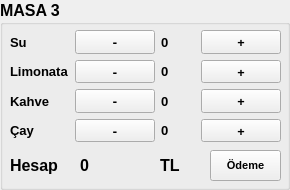
     <widget class="QGroupBox" name="groupBox_3">
      <property name="font">
       <font>
        <family>Leelawadee UI</family>
        <pointsize>12</pointsize>
        <weight>75</weight>
        <bold>true</bold>
       </font>
      </property>
      <property name="title">
       <string>MASA 3</string>
      </property>
      <widget class="QLabel" name="label_58">
       <property name="geometry">
        <rect>
         <x>10</x>
         <y>150</y>
         <width>81</width>
         <height>31</height>
        </rect>
       </property>
       <property name="text">
        <string>Hesap</string>
       </property>
      </widget>
      <widget class="QWidget" name="gridLayoutWidget_5">
       <property name="geometry">
        <rect>
         <x>10</x>
         <y>30</y>
         <width>271</width>
         <height>112</height>
        </rect>
       </property>
       <layout class="QGridLayout" name="gridLayout_6">
        <item row="1" column="3">
         <widget class="QPushButton" name="pushButton_37">
          <property name="font">
           <font>
            <family>Bauhaus 93</family>
            <pointsize>10</pointsize>
           </font>
          </property>
          <property name="text">
           <string>+</string>
          </property>
         </widget>
        </item>
        <item row="2" column="1">
         <widget class="QPushButton" name="pushButton_38">
          <property name="font">
           <font>
            <family>Bauhaus 93</family>
            <pointsize>10</pointsize>
           </font>
          </property>
          <property name="text">
           <string>-</string>
          </property>
         </widget>
        </item>
        <item row="1" column="1">
         <widget class="QPushButton" name="pushButton_39">
          <property name="font">
           <font>
            <family>Bauhaus 93</family>
            <pointsize>10</pointsize>
           </font>
          </property>
          <property name="text">
           <string>-</string>
          </property>
         </widget>
        </item>
        <item row="2" column="3">
         <widget class="QPushButton" name="pushButton_40">
          <property name="font">
           <font>
            <family>Bauhaus 93</family>
            <pointsize>10</pointsize>
           </font>
          </property>
          <property name="text">
           <string>+</string>
          </property>
         </widget>
        </item>
        <item row="3" column="3">
         <widget class="QPushButton" name="pushButton_41">
          <property name="font">
           <font>
            <family>Bauhaus 93</family>
            <pointsize>10</pointsize>
           </font>
          </property>
          <property name="text">
           <string>+</string>
          </property>
         </widget>
        </item>
        <item row="3" column="1">
         <widget class="QPushButton" name="pushButton_42">
          <property name="font">
           <font>
            <family>Bauhaus 93</family>
            <pointsize>10</pointsize>
           </font>
          </property>
          <property name="text">
           <string>-</string>
          </property>
         </widget>
        </item>
        <item row="3" column="0">
         <widget class="QLabel" name="label_49">
          <property name="font">
           <font>
            <pointsize>10</pointsize>
           </font>
          </property>
          <property name="text">
           <string>Çay</string>
          </property>
         </widget>
        </item>
        <item row="0" column="0">
         <widget class="QLabel" name="label_50">
          <property name="font">
           <font>
            <pointsize>10</pointsize>
           </font>
          </property>
          <property name="text">
           <string>Su</string>
          </property>
         </widget>
        </item>
        <item row="0" column="3">
         <widget class="QPushButton" name="pushButton_43">
          <property name="font">
           <font>
            <family>Bauhaus 93</family>
            <pointsize>10</pointsize>
           </font>
          </property>
          <property name="text">
           <string>+</string>
          </property>
         </widget>
        </item>
        <item row="0" column="1">
         <widget class="QPushButton" name="pushButton_44">
          <property name="font">
           <font>
            <family>Bauhaus 93</family>
            <pointsize>10</pointsize>
           </font>
          </property>
          <property name="text">
           <string>-</string>
          </property>
         </widget>
        </item>
        <item row="1" column="0">
         <widget class="QLabel" name="label_51">
          <property name="font">
           <font>
            <pointsize>10</pointsize>
           </font>
          </property>
          <property name="text">
           <string>Limonata</string>
          </property>
         </widget>
        </item>
        <item row="2" column="0">
         <widget class="QLabel" name="label_52">
          <property name="font">
           <font>
            <pointsize>10</pointsize>
           </font>
          </property>
          <property name="text">
           <string>Kahve</string>
          </property>
         </widget>
        </item>
        <item row="0" column="2">
         <widget class="QLabel" name="label_53">
          <property name="font">
           <font>
            <pointsize>10</pointsize>
           </font>
          </property>
          <property name="text">
           <string>0</string>
          </property>
         </widget>
        </item>
        <item row="1" column="2">
         <widget class="QLabel" name="label_54">
          <property name="font">
           <font>
            <pointsize>10</pointsize>
           </font>
          </property>
          <property name="text">
           <string>0</string>
          </property>
         </widget>
        </item>
        <item row="2" column="2">
         <widget class="QLabel" name="label_55">
          <property name="font">
           <font>
            <pointsize>10</pointsize>
           </font>
          </property>
          <property name="text">
           <string>0</string>
          </property>
         </widget>
        </item>
        <item row="3" column="2">
         <widget class="QLabel" name="label_56">
          <property name="font">
           <font>
            <pointsize>10</pointsize>
           </font>
          </property>
          <property name="text">
           <string>0</string>
          </property>
         </widget>
        </item>
       </layout>
      </widget>
      <widget class="QPushButton" name="pushButton_36">
       <property name="geometry">
        <rect>
         <x>210</x>
         <y>150</y>
         <width>71</width>
         <height>31</height>
        </rect>
       </property>
       <property name="font">
        <font>
         <pointsize>8</pointsize>
        </font>
       </property>
       <property name="text">
        <string>Ödeme</string>
       </property>
      </widget>
      <widget class="QLabel" name="label_57">
       <property name="geometry">
        <rect>
         <x>80</x>
         <y>150</y>
         <width>71</width>
         <height>31</height>
        </rect>
       </property>
       <property name="text">
        <string>0</string>
       </property>
      </widget>
      <widget class="QLabel" name="label_80">
       <property name="geometry">
        <rect>
         <x>160</x>
         <y>150</y>
         <width>51</width>
         <height>31</height>
        </rect>
       </property>
       <property name="text">
        <string>TL</string>
       </property>
      </widget>
     </widget>
